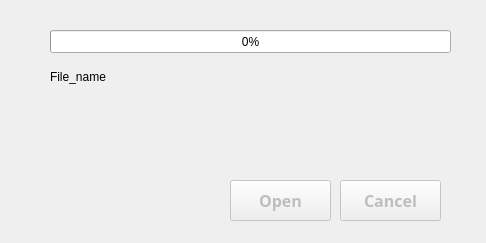
<?xml version="1.0" encoding="UTF-8"?>
<ui version="4.0">
 <class>Dialog</class>
 <widget class="QDialog" name="Dialog">
  <property name="windowModality">
   <enum>Qt::NonModal</enum>
  </property>
  <property name="geometry">
   <rect>
    <x>0</x>
    <y>0</y>
    <width>486</width>
    <height>243</height>
   </rect>
  </property>
  <property name="focusPolicy">
   <enum>Qt::NoFocus</enum>
  </property>
  <property name="windowTitle">
   <string>Dialog</string>
  </property>
  <property name="modal">
   <bool>false</bool>
  </property>
  <widget class="QProgressBar" name="pbar">
   <property name="geometry">
    <rect>
     <x>50</x>
     <y>30</y>
     <width>401</width>
     <height>23</height>
    </rect>
   </property>
   <property name="value">
    <number>0</number>
   </property>
  </widget>
  <widget class="QPushButton" name="btn_cancel">
   <property name="enabled">
    <bool>false</bool>
   </property>
   <property name="geometry">
    <rect>
     <x>340</x>
     <y>180</y>
     <width>101</width>
     <height>41</height>
    </rect>
   </property>
   <property name="font">
    <font>
     <family>나눔스퀘어라운드OTF Bold</family>
     <pointsize>12</pointsize>
     <weight>75</weight>
     <bold>true</bold>
    </font>
   </property>
   <property name="text">
    <string>Cancel</string>
   </property>
  </widget>
  <widget class="QLabel" name="label_file_name">
   <property name="geometry">
    <rect>
     <x>50</x>
     <y>70</y>
     <width>361</width>
     <height>91</height>
    </rect>
   </property>
   <property name="text">
    <string>File_name</string>
   </property>
   <property name="alignment">
    <set>Qt::AlignLeading|Qt::AlignLeft|Qt::AlignTop</set>
   </property>
  </widget>
  <widget class="QPushButton" name="btn_open_savedir">
   <property name="enabled">
    <bool>false</bool>
   </property>
   <property name="geometry">
    <rect>
     <x>230</x>
     <y>180</y>
     <width>101</width>
     <height>41</height>
    </rect>
   </property>
   <property name="font">
    <font>
     <family>나눔스퀘어라운드OTF Bold</family>
     <pointsize>12</pointsize>
     <weight>75</weight>
     <bold>true</bold>
    </font>
   </property>
   <property name="text">
    <string>Open</string>
   </property>
  </widget>
 </widget>
 <resources/>
 <connections>
  <connection>
   <sender>btn_cancel</sender>
   <signal>clicked()</signal>
   <receiver>Dialog</receiver>
   <slot>fnc_stop_progress()</slot>
   <hints>
    <hint type="sourcelabel">
     <x>354</x>
     <y>140</y>
    </hint>
    <hint type="destinationlabel">
     <x>193</x>
     <y>70</y>
    </hint>
   </hints>
  </connection>
  <connection>
   <sender>btn_open_savedir</sender>
   <signal>clicked()</signal>
   <receiver>Dialog</receiver>
   <slot>fnc_open_savedir()</slot>
   <hints>
    <hint type="sourcelabel">
     <x>269</x>
     <y>163</y>
    </hint>
    <hint type="destinationlabel">
     <x>157</x>
     <y>135</y>
    </hint>
   </hints>
  </connection>
 </connections>
 <slots>
  <slot>fnc_stop_progress()</slot>
  <slot>fnc_open_savedir()</slot>
 </slots>
</ui>
